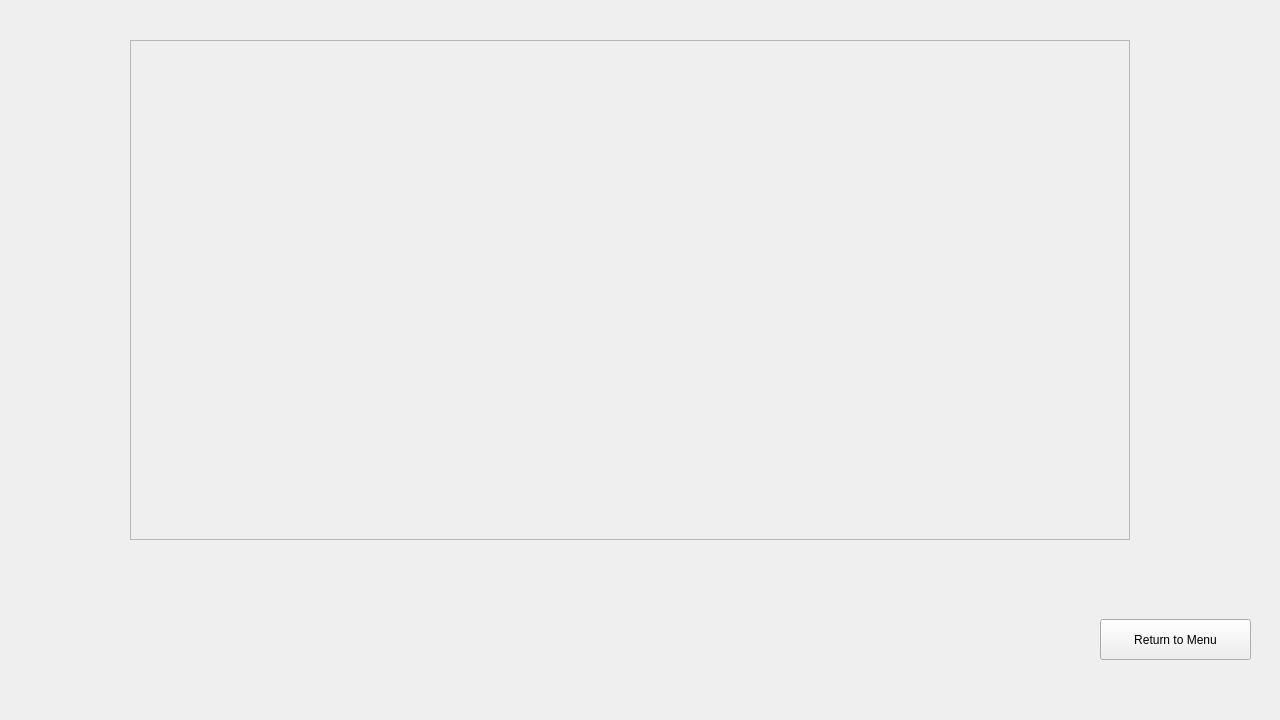
<?xml version="1.0" encoding="UTF-8"?>
<ui version="4.0">
 <class>SurveyListChild</class>
 <widget class="QMdiSubWindow" name="SurveyListChild">
  <property name="geometry">
   <rect>
    <x>0</x>
    <y>0</y>
    <width>1280</width>
    <height>720</height>
   </rect>
  </property>
  <property name="sizePolicy">
   <sizepolicy hsizetype="Fixed" vsizetype="Fixed">
    <horstretch>0</horstretch>
    <verstretch>0</verstretch>
   </sizepolicy>
  </property>
  <property name="maximumSize">
   <size>
    <width>1280</width>
    <height>720</height>
   </size>
  </property>
  <property name="windowTitle">
   <string>MainWindow</string>
  </property>
  <property name="styleSheet">
   <string notr="true">#SurveyListChild{
background-image: url(:/res/images/bg2.jpg);
}</string>
  </property>
  <widget class="QScrollArea" name="scrollArea">
   <property name="geometry">
    <rect>
     <x>130</x>
     <y>40</y>
     <width>1000</width>
     <height>500</height>
    </rect>
   </property>
   <property name="horizontalScrollBarPolicy">
    <enum>Qt::ScrollBarAlwaysOff</enum>
   </property>
   <property name="widgetResizable">
    <bool>true</bool>
   </property>
   <widget class="QWidget" name="scrollAreaWidget">
    <property name="geometry">
     <rect>
      <x>0</x>
      <y>0</y>
      <width>998</width>
      <height>498</height>
     </rect>
    </property>
   </widget>
  </widget>
  <widget class="QPushButton" name="goback">
   <property name="geometry">
    <rect>
     <x>1100</x>
     <y>619</y>
     <width>151</width>
     <height>41</height>
    </rect>
   </property>
   <property name="text">
    <string>Return to Menu</string>
   </property>
  </widget>
 </widget>
 <customwidgets>
  <customwidget>
   <class>QMdiSubWindow</class>
   <extends>QWidget</extends>
   <header>qmdisubwindow.h</header>
   <container>1</container>
  </customwidget>
 </customwidgets>
 <resources/>
 <connections/>
</ui>
